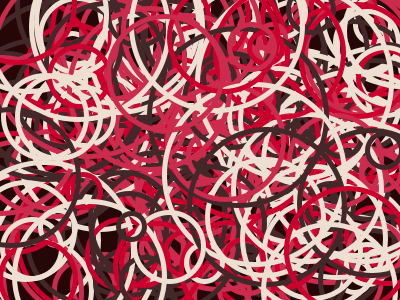
Frame 1 (no input)
Frame 60 (the mouse pressed at the canvas centre just before this capture): identical to frame 1, image omitted
Frame 120 (the mouse held since frame 60 and released just before this capture): identical to frame 1, image omitted

The Processing sketch that drew this single still picture (run headless with seeded random() and noise(); from frame 60 on, the mouse is pressed at the canvas centre):

// Processing sketch: processing_95753
// ── processing_95753.pde

color[] strawchoc= {#260707, #422828, #EDE0D3, #CC2B4E, #CC002C};
color[] palette = strawchoc;

float limiter;
void setup(){
 size(400,300);
background(palette[0]);
smooth();
strokeWeight(5);
noFill();
frameRate(5);
}

void draw(){
 while(limiter < 100){
   stroke(palette[int(random(1,5))]);
   float x = random(width);
   float y = random(height);
   float d = random(20,200);
   ellipse(x,y,d,d);
   limiter += random(-1, +2);
  } 
  }
